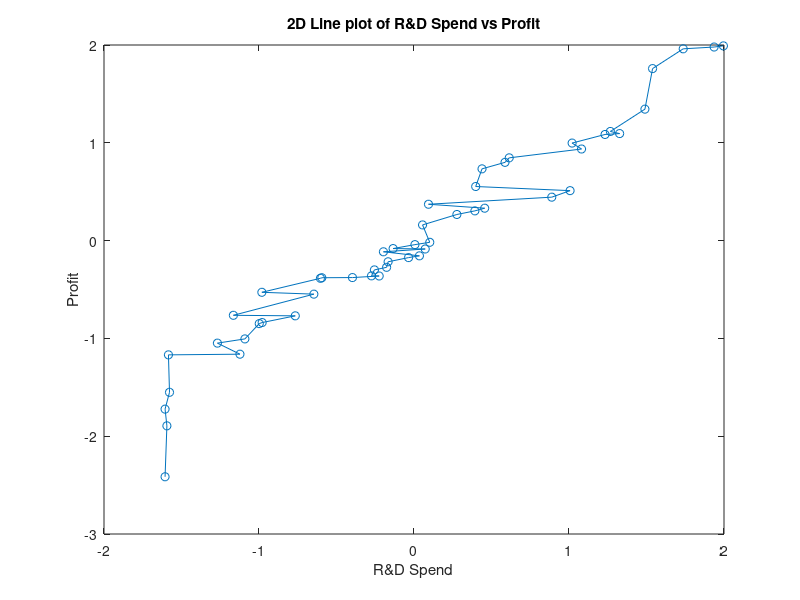

Write MATLAB code to recreate this figure.
data = dlmread('startups.txt', ',', 0, 0);

New_York = strcmp(data(:, 4), "New York");
California = strcmp(data(:, 4), "California");
Florida = strcmp(data(:, 4), "Florida");
data(New_York, 4) = 1;
data(California, 4) = 2;
data(Florida, 4) = 3;

function norm_data = normalize_features(data)
  mu = mean(data);
  sigma = std(data);
  norm_data = (data - mu) ./ sigma;
end

normalized_data = data;
normalized_data(:, [1, 2, 3, 5]) = normalize_features(data(:, [1, 2, 3, 5]));

csvwrite('preprocessed_startups.csv', normalized_data);


plot(normalized_data(:, 1), normalized_data(:, 5), 'o-');
xlabel('R&D Spend');
ylabel('Profit');
title('2D Line plot of R&D Spend vs Profit');

disp(normalized_data);
